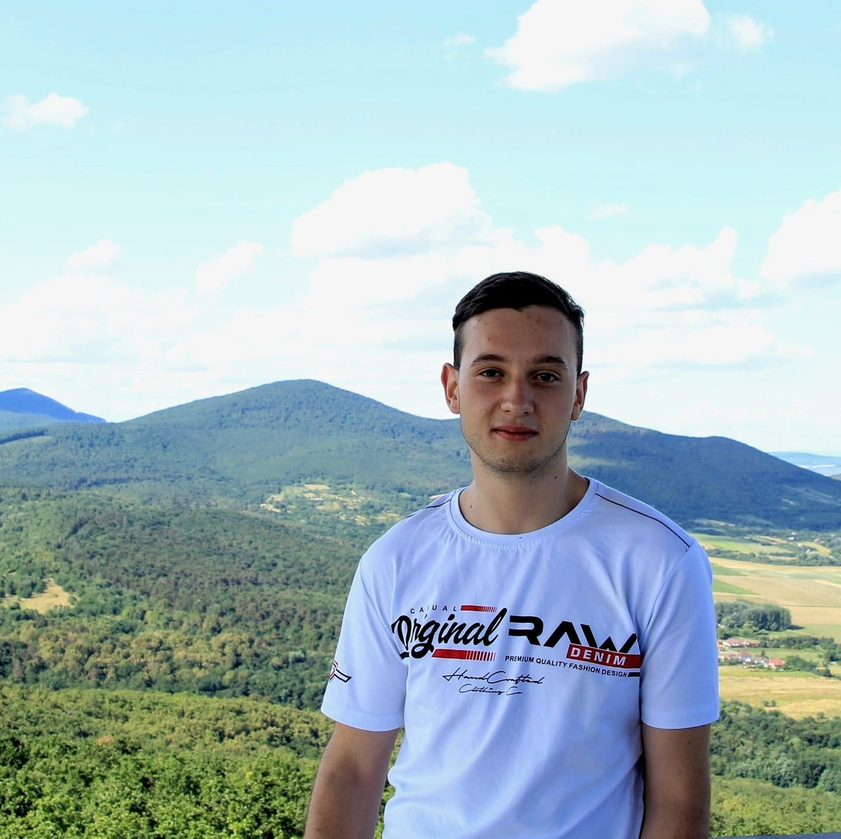
#> input picture mesteri/2. felev/orvosikepf/zh feladatok/input.png, 841 x 839 px, shrunk from 1440 x 1435 before the run
$ python 3.py
#> lines starting #> are read from the running program, lines starting #| are printed output that depends on the picture
# Medián szűrő szürkeskálás képeken. A program paramétere a sablon mérete: 3x3, 5x5 vagy 7x7, illetve a hiányzó pozíciók értelmezése: csak teljes illeszkedés van, hiányzó elemek nullák, hiányzó elemek kimaradnak.

import os
import numpy as np
import cv2
import matplotlib.pyplot as plt
import warnings
from numpy.lib.stride_tricks import sliding_window_view

def median_filter(image: np.ndarray, kernel_size: int, mode: str) -> np.ndarray:
    pad: int = kernel_size // 2

    if mode == 'valid':
        windows: np.ndarray = sliding_window_view(image, (kernel_size, kernel_size))
        result: np.ndarray = np.median(windows, axis=(2, 3))
        return result.astype(np.uint8)

    elif mode == 'zero':
        padded: np.ndarray = np.pad(image, pad, mode='constant', constant_values=0)
        windows: np.ndarray = sliding_window_view(padded, (kernel_size, kernel_size))
        result: np.ndarray = np.median(windows, axis=(2, 3))
        return result.astype(np.uint8)

    elif mode == 'ignore':
        image_float: np.ndarray = image.astype(np.float32)
        padded_nan: np.ndarray = np.pad(image_float, pad, mode='constant', constant_values=np.nan)
        windows: np.ndarray = sliding_window_view(padded_nan, (kernel_size, kernel_size))

        with warnings.catch_warnings():
            warnings.simplefilter('ignore', category=RuntimeWarning)
            result: np.ndarray = np.nanmedian(windows, axis=(2, 3))

        return result.astype(np.uint8)

    return np.zeros_like(image)

def main() -> None:
    file_path: str = os.path.join(os.path.dirname(os.path.abspath(__file__)), 'input.png')
    img: np.ndarray = cv2.imread(file_path, cv2.IMREAD_GRAYSCALE)
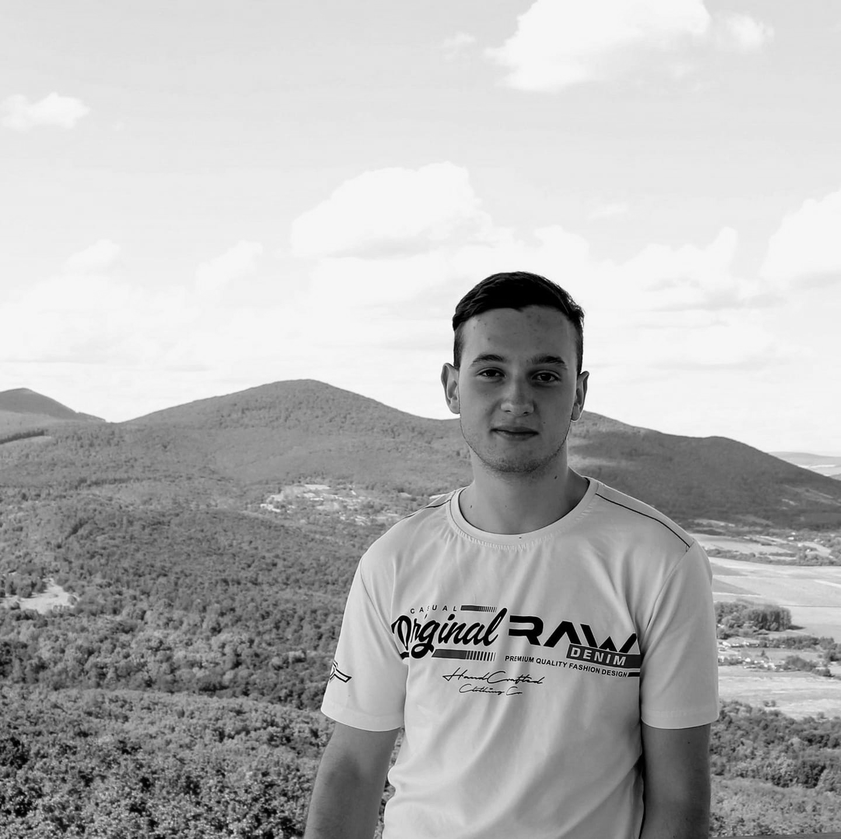
#> img: shape (839, 841); min 0, max 255, mean 180.4

    if img is not None:
        res_valid: np.ndarray = median_filter(img, 3, 'valid')
        res_zero: np.ndarray = median_filter(img, 5, 'zero')
#> call 2 of median_filter, with kernel_size = 5, mode = 'zero'
#> in median_filter (call 2), `padded: np.ndarray = np.pad(image, pad, mode='constant', constant_valu..`:
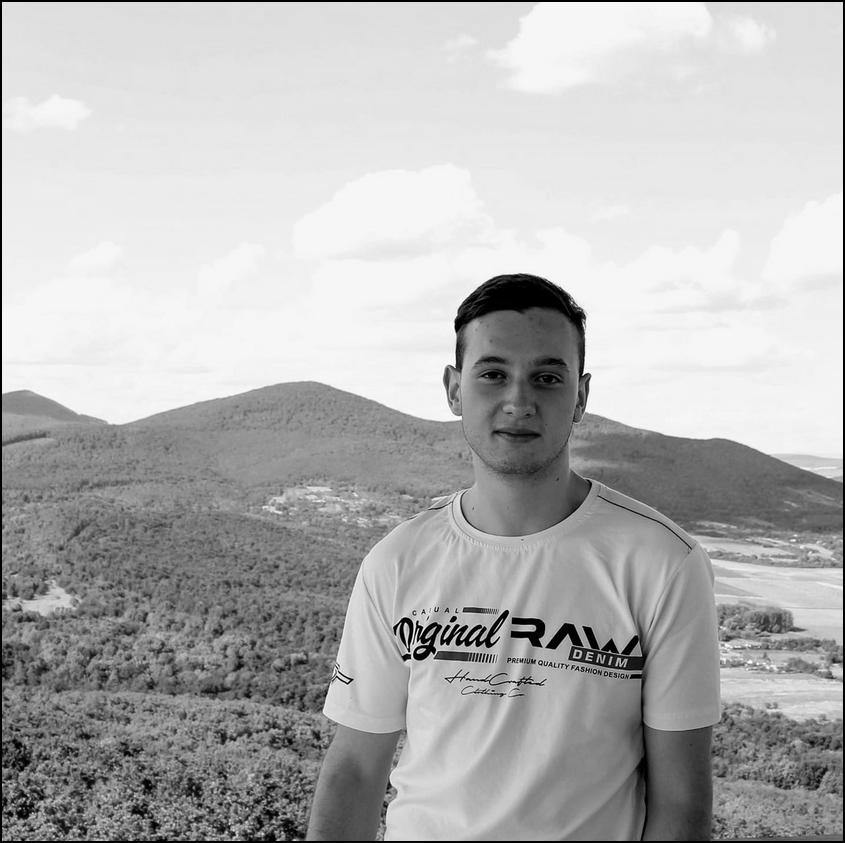
#> padded: shape (843, 845); min 0, max 255, mean 178.7
        res_ignore: np.ndarray = median_filter(img, 7, 'ignore')
#> call 3 of median_filter, with kernel_size = 7, mode = 'ignore'
#> in median_filter (call 3), `padded_nan: np.ndarray = np.pad(image_float, pad, mode='constant', con..`:
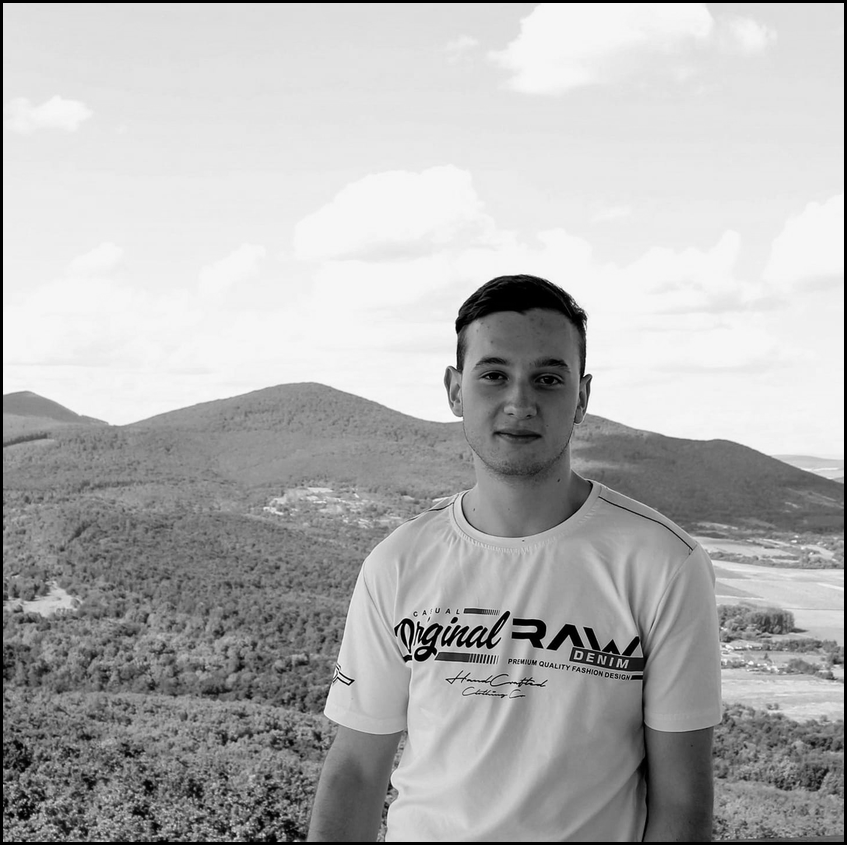
#> padded_nan: shape (845, 847) float32; 1.41% of the values are NaN or infinite; the others: min 0, max 255, mean 180.4; drawn with min black, max white, NaN and infinite black

        plt.figure(figsize=(15, 5))

        plt.subplot(1, 4, 1)
        plt.imshow(img, cmap='gray')
        plt.title('Eredeti kep')
        plt.axis('off')

        plt.subplot(1, 4, 2)
        plt.imshow(res_valid, cmap='gray')
        plt.title('Valid (3x3)')
        plt.axis('off')

        plt.subplot(1, 4, 3)
        plt.imshow(res_zero, cmap='gray')
        plt.title('Zero (5x5)')
        plt.axis('off')

        plt.subplot(1, 4, 4)
        plt.imshow(res_ignore, cmap='gray')
        plt.title('Ignore (7x7)')
        plt.axis('off')

        plt.tight_layout()
        plt.show()
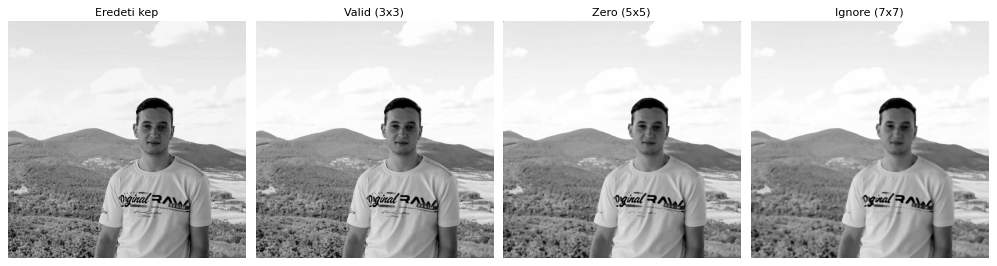
#> figure drawn by matplotlib, 4 panels
    else:
        print(f'Nem sikerult betolteni a kepet: {file_path}')

if __name__ == '__main__':
    main()
